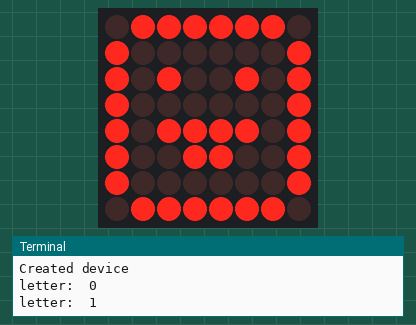
This program was run on a simulated Raspberry Pi (BCM pin numbers). On the bench: 8×8 LED matrix, the last lines printed to the terminal.

Above: at 1.6 s.
At 6.1 s:
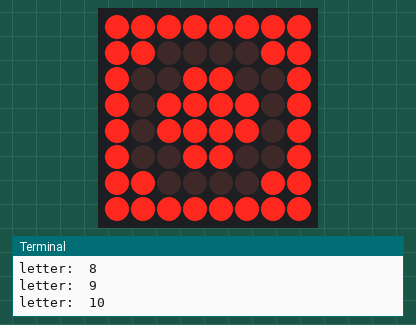
At 10.6 s:
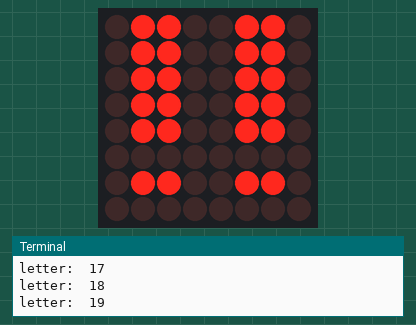
At 20.1 s:
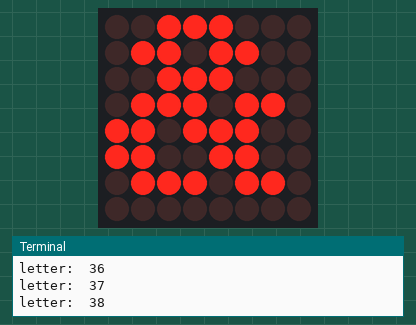
At 29.6 s:
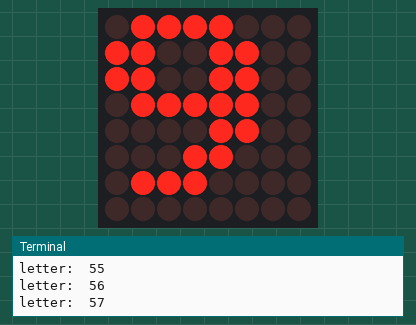
At 39.1 s:
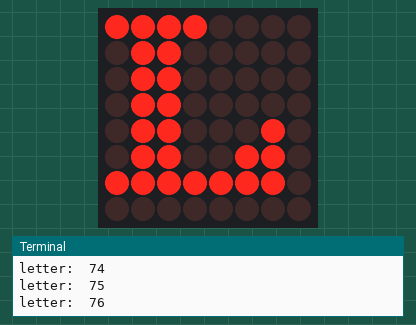

The program:

letras.py
```python
#!/usr/bin/env python

import time
from random import randrange

import max7219.led as led
from max7219.font import proportional, SINCLAIR_FONT, TINY_FONT, CP437_FONT

# create matrix device
device = led.matrix(cascaded=1)
print("Created device")

# start demo
time.sleep(1)
for x in range(256):
    # device.letter(1, 32 + (x % 64))
    print("letter: ",x)
    device.letter(0, x)
    time.sleep(0.5)
```

Measured:
- what the display in image 0 shows lasts 0.5 s, from 1.5 s to 2.0 s
